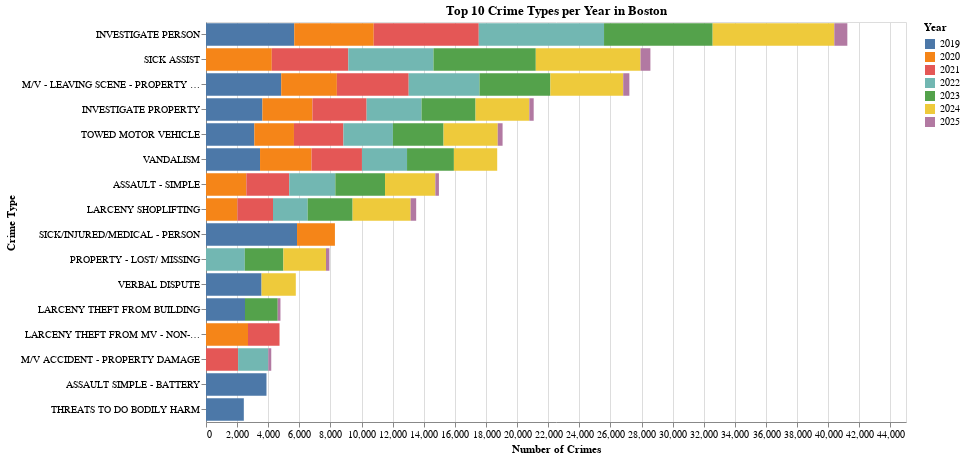

Notebook cell for this chart:
### Markdown cell above
# Data Visualization 3: Crime Type Breakdown

### Type: Bar Chart

### Tool: Altair

### Interactivity: Dropdown to select year or district

### Customization: Color per crime type

### Description: Shows top 10 crime types for a given district or year.

### Code cell
import pandas as pd
import altair as alt

# Load datasets
paths = {
    "2019": "2019.csv",
    "2020": "2020.csv",
    "2021": "2021.csv",
    "2022": "crime_reports_2022.csv",
    "2023": "2023_to_present.csv"
}

# Read necessary columns
dfs = [pd.read_csv(path, low_memory=False)[['OFFENSE_DESCRIPTION', 'YEAR', 'DISTRICT']] for path in paths.values()]

# Merge datasets
crime_types_df = pd.concat(dfs, ignore_index=True)

# Drop rows missing important values
crime_types_df.dropna(subset=['OFFENSE_DESCRIPTION', 'YEAR', 'DISTRICT'], inplace=True)

# Group by year and offense type
offense_summary = (
    crime_types_df.groupby(['YEAR', 'OFFENSE_DESCRIPTION'])
    .size()
    .reset_index(name='Count')
)

# Keep top 10 crime types per year
top_offenses = (
    offense_summary.groupby('YEAR')
    .apply(lambda df: df.nlargest(10, 'Count'))
    .reset_index(drop=True)
)

# Build interactive bar chart
chart = alt.Chart(top_offenses).mark_bar().encode(
    x=alt.X('Count:Q', title='Number of Crimes'),
    y=alt.Y('OFFENSE_DESCRIPTION:N', sort='-x', title='Crime Type'),
    color=alt.Color('YEAR:N', title='Year'),
    tooltip=['OFFENSE_DESCRIPTION', 'YEAR', 'Count']
).properties(
    width=700,
    height=400,
    title='Top 10 Crime Types per Year in Boston'
).interactive()

chart.display()

### Figure 1 — Vega-Lite specification as saved in the notebook (floating-point values rounded to 4 significant figures)
{"config": {"view": {"continuousWidth": 300, "continuousHeight": 300}}, "data": {"name": "data-75523eb9998351d394d9abf854a2ced7"}, "mark": {"type": "bar"}, "encoding": {"color": {"field": "YEAR", "title": "Year", "type": "nominal"}, "tooltip": [{"field": "OFFENSE_DESCRIPTION", "type": "nominal"}, {"field": "YEAR", "type": "quantitative"}, {"field": "Count", "type": "quantitative"}], "x": {"field": "Count", "title": "Number of Crimes", "type": "quantitative"}, "y": {"field": "OFFENSE_DESCRIPTION", "sort": "-x", "title": "Crime Type", "type": "nominal"}}, "height": 400, "params": [{"name": "param_1", "select": {"type": "interval", "encodings": ["x", "y"]}, "bind": "scales"}], "title": "Top 10 Crime Types per Year in Boston", "width": 700, "$schema": "https://vega.github.io/schema/vega-lite/v5.20.1.json", "datasets": {"data-75523eb9998351d394d9abf854a2ced7": [{"YEAR": 2019, "OFFENSE_DESCRIPTION": "SICK/INJURED/MEDICAL - PERSON", "Count": 5852}, {"YEAR": 2019, "OFFENSE_DESCRIPTION": "INVESTIGATE PERSON", "Count": 5673}, {"YEAR": 2019, "OFFENSE_DESCRIPTION": "M/V - LEAVING SCENE - PROPERTY DAMAGE", "Count": 4836}, {"YEAR": 2019, "OFFENSE_DESCRIPTION": "ASSAULT SIMPLE - BATTERY", "Count": 3888}, {"YEAR": 2019, "OFFENSE_DESCRIPTION": "INVESTIGATE PROPERTY", "Count": 3626}, {"YEAR": 2019, "OFFENSE_DESCRIPTION": "VERBAL DISPUTE", "Count": 3571}, {"YEAR": 2019, "OFFENSE_DESCRIPTION": "VANDALISM", "Count": 3474}, {"YEAR": 2019, "OFFENSE_DESCRIPTION": "TOWED MOTOR VEHICLE", "Count": 3107}, {"YEAR": 2019, "OFFENSE_DESCRIPTION": "LARCENY THEFT FROM BUILDING", "Count": 2507}, {"YEAR": 2019, "OFFENSE_DESCRIPTION": "THREATS TO DO BODILY HARM", "Count": 2431}, {"YEAR": 2020, "OFFENSE_DESCRIPTION": "INVESTIGATE PERSON", "Count": 5110}, {"YEAR": 2020, "OFFENSE_DESCRIPTION": "SICK ASSIST", "Count": 4229}, {"YEAR": 2020, "OFFENSE_DESCRIPTION": "M/V - LEAVING SCENE - PROPERTY DAMAGE", "Count": 3577}, {"YEAR": 2020, "OFFENSE_DESCRIPTION": "VANDALISM", "Count": 3311}, {"YEAR": 2020, "OFFENSE_DESCRIPTION": "INVESTIGATE PROPERTY", "Count": 3216}, {"YEAR": 2020, "OFFENSE_DESCRIPTION": "LARCENY THEFT FROM MV - NON-ACCESSORY", "Count": 2700}, {"YEAR": 2020, "OFFENSE_DESCRIPTION": "ASSAULT - SIMPLE", "Count": 2593}, {"YEAR": 2020, "OFFENSE_DESCRIPTION": "TOWED MOTOR VEHICLE", "Count": 2547}, {"YEAR": 2020, "OFFENSE_DESCRIPTION": "SICK/INJURED/MEDICAL - PERSON", "Count": 2436}, {"YEAR": 2020, "OFFENSE_DESCRIPTION": "LARCENY SHOPLIFTING", "Count": 2020}, {"YEAR": 2021, "OFFENSE_DESCRIPTION": "INVESTIGATE PERSON", "Count": 6752}, {"YEAR": 2021, "OFFENSE_DESCRIPTION": "SICK ASSIST", "Count": 4919}, {"YEAR": 2021, "OFFENSE_DESCRIPTION": "M/V - LEAVING SCENE - PROPERTY DAMAGE", "Count": 4618}, {"YEAR": 2021, "OFFENSE_DESCRIPTION": "INVESTIGATE PROPERTY", "Count": 3484}, {"YEAR": 2021, "OFFENSE_DESCRIPTION": "VANDALISM", "Count": 3241}, {"YEAR": 2021, "OFFENSE_DESCRIPTION": "TOWED MOTOR VEHICLE", "Count": 3180}, {"YEAR": 2021, "OFFENSE_DESCRIPTION": "ASSAULT - SIMPLE", "Count": 2758}, {"YEAR": 2021, "OFFENSE_DESCRIPTION": "LARCENY SHOPLIFTING", "Count": 2287}, {"YEAR": 2021, "OFFENSE_DESCRIPTION": "M/V ACCIDENT - PROPERTY DAMAGE", "Count": 2063}, {"YEAR": 2021, "OFFENSE_DESCRIPTION": "LARCENY THEFT FROM MV - NON-ACCESSORY", "Count": 2027}, {"YEAR": 2022, "OFFENSE_DESCRIPTION": "INVESTIGATE PERSON", "Count": 8053}, {"YEAR": 2022, "OFFENSE_DESCRIPTION": "SICK ASSIST", "Count": 5476}, {"YEAR": 2022, "OFFENSE_DESCRIPTION": "M/V - LEAVING SCENE - PROPERTY DAMAGE", "Count": 4550}, {"YEAR": 2022, "OFFENSE_DESCRIPTION": "INVESTIGATE PROPERTY", "Count": 3531}, {"YEAR": 2022, "OFFENSE_DESCRIPTION": "TOWED MOTOR VEHICLE", "Count": 3182}, {"YEAR": 2022, "OFFENSE_DESCRIPTION": "ASSAULT - SIMPLE", "Count": 2964}, {"YEAR": 2022, "OFFENSE_DESCRIPTION": "VANDALISM", "Count": 2898}, {"YEAR": 2022, "OFFENSE_DESCRIPTION": "PROPERTY - LOST/ MISSING", "Count": 2495}, {"YEAR": 2022, "OFFENSE_DESCRIPTION": "LARCENY SHOPLIFTING", "Count": 2231}, {"YEAR": 2022, "OFFENSE_DESCRIPTION": "M/V ACCIDENT - PROPERTY DAMAGE", "Count": 1942}, {"YEAR": 2023, "OFFENSE_DESCRIPTION": "INVESTIGATE PERSON", "Count": 6983}, {"YEAR": 2023, "OFFENSE_DESCRIPTION": "SICK ASSIST", "Count": 6577}, {"YEAR": 2023, "OFFENSE_DESCRIPTION": "M/V - LEAVING SCENE - PROPERTY DAMAGE", "Count": 4558}, {"YEAR": 2023, "OFFENSE_DESCRIPTION": "INVESTIGATE PROPERTY", "Count": 3471}, {"YEAR": 2023, "OFFENSE_DESCRIPTION": "TOWED MOTOR VEHICLE", "Count": 3255}, {"YEAR": 2023, "OFFENSE_DESCRIPTION": "ASSAULT - SIMPLE", "Count": 3194}, {"YEAR": 2023, "OFFENSE_DESCRIPTION": "VANDALISM", "Count": 3012}, {"YEAR": 2023, "OFFENSE_DESCRIPTION": "LARCENY SHOPLIFTING", "Count": 2887}, {"YEAR": 2023, "OFFENSE_DESCRIPTION": "PROPERTY - LOST/ MISSING", "Count": 2481}, {"YEAR": 2023, "OFFENSE_DESCRIPTION": "LARCENY THEFT FROM BUILDING", "Count": 2104}, {"YEAR": 2024, "OFFENSE_DESCRIPTION": "INVESTIGATE PERSON", "Count": 7820}, {"YEAR": 2024, "OFFENSE_DESCRIPTION": "SICK ASSIST", "Count": 6732}, {"YEAR": 2024, "OFFENSE_DESCRIPTION": "M/V - LEAVING SCENE - PROPERTY DAMAGE", "Count": 4682}, {"YEAR": 2024, "OFFENSE_DESCRIPTION": "LARCENY SHOPLIFTING", "Count": 3728}, {"YEAR": 2024, "OFFENSE_DESCRIPTION": "TOWED MOTOR VEHICLE", "Count": 3484}, {"YEAR": 2024, "OFFENSE_DESCRIPTION": "INVESTIGATE PROPERTY", "Count": 3458}, {"YEAR": 2024, "OFFENSE_DESCRIPTION": "ASSAULT - SIMPLE", "Count": 3235}, {"YEAR": 2024, "OFFENSE_DESCRIPTION": "VANDALISM", "Count": 2784}, {"YEAR": 2024, "OFFENSE_DESCRIPTION": "PROPERTY - LOST/ MISSING", "Count": 2740}, {"YEAR": 2024, "OFFENSE_DESCRIPTION": "VERBAL DISPUTE", "Count": 2202}, {"YEAR": 2025, "OFFENSE_DESCRIPTION": "INVESTIGATE PERSON", "Count": 838}, {"YEAR": 2025, "OFFENSE_DESCRIPTION": "SICK ASSIST", "Count": 636}, {"YEAR": 2025, "OFFENSE_DESCRIPTION": "M/V - LEAVING SCENE - PROPERTY DAMAGE", "Count": 396}, {"YEAR": 2025, "OFFENSE_DESCRIPTION": "LARCENY SHOPLIFTING", "Count": 359}, {"YEAR": 2025, "OFFENSE_DESCRIPTION": "TOWED MOTOR VEHICLE", "Count": 311}, {"YEAR": 2025, "OFFENSE_DESCRIPTION": "INVESTIGATE PROPERTY", "Count": 280}, {"YEAR": 2025, "OFFENSE_DESCRIPTION": "ASSAULT - SIMPLE", "Count": 230}, {"YEAR": 2025, "OFFENSE_DESCRIPTION": "PROPERTY - LOST/ MISSING", "Count": 218}, {"YEAR": 2025, "OFFENSE_DESCRIPTION": "M/V ACCIDENT - PROPERTY DAMAGE", "Count": 190}, {"YEAR": 2025, "OFFENSE_DESCRIPTION": "LARCENY THEFT FROM BUILDING", "Count": 176}]}}
